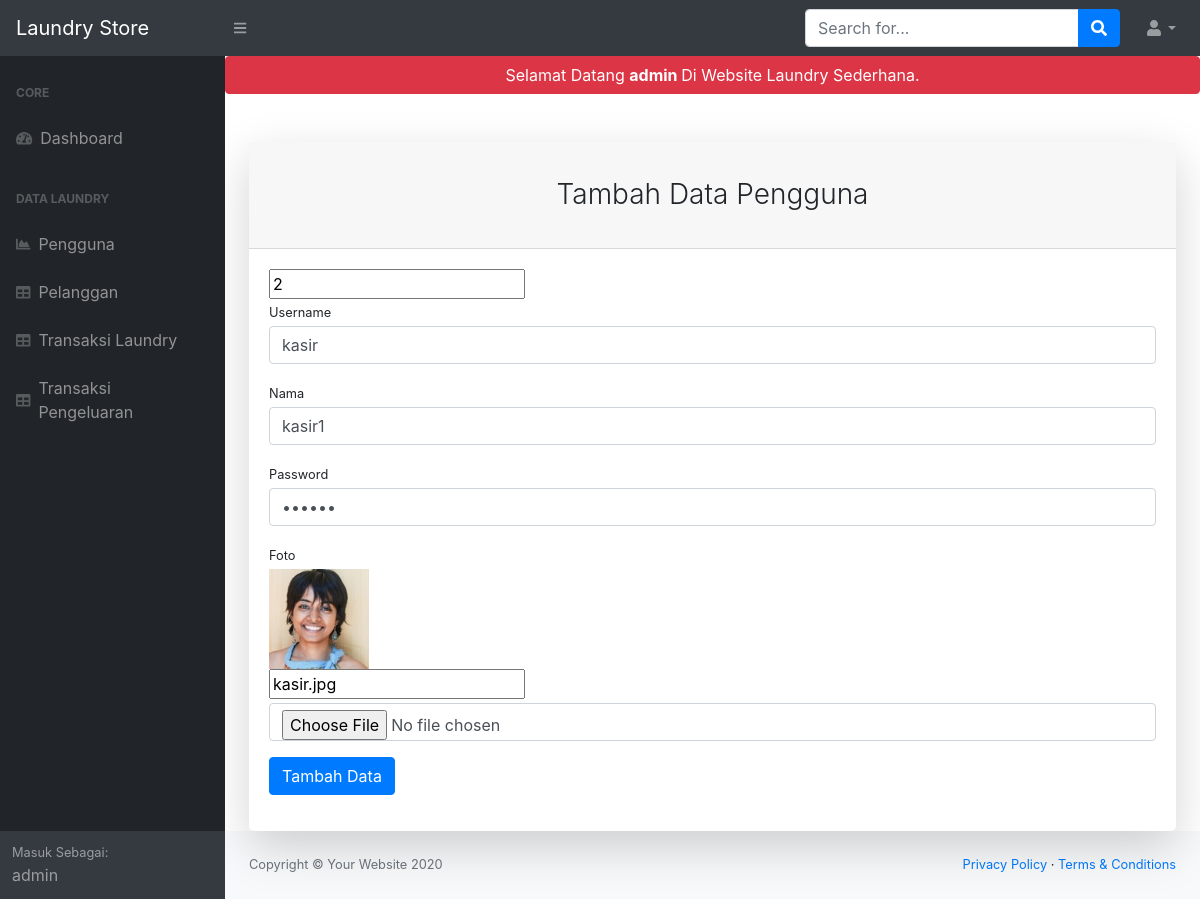
Screenshot of /?p=pengguna&aksi=ubah&id=2 (signed in) with the database file from the repository.
### tables this page shows
CREATE TABLE `tb_user` (
  `id_user` int(11) NOT NULL,
  `username` varchar(50) NOT NULL,
  `nama` varchar(50) NOT NULL,
  `password` varchar(255) NOT NULL,
  `level` varchar(30) NOT NULL,
  `foto` varchar(255) NOT NULL
);

### page/pengguna/ubah.php (the view, shortened to what this page needs)
<?php
require_once 'functions.php';
$id_pengguna = $_GET['id'];
$tampilPengguna = $koneksi->query("SELECT * FROM tb_user WHERE id_user = $id_pengguna") or die(mysqli_error($koneksi));
$dataPengguna = $tampilPengguna->fetch_assoc();
?>
<div class="card shadow-lg border-0 rounded-lg mt-5">
    <div class="card-header"><h3 class="text-center font-weight-light my-4">Tambah Data Pengguna</h3></div>
    <div class="card-body">
        <form action="" method="post" enctype="multipart/form-data">
            <input type="text" name="id_user" value="<?= $dataPengguna['id_user']; ?>">
            <div class="form-group">
                <label class="small mb-1" for="username">Username</label>
                <input class="form-control" value="<?= $dataPengguna['username']; ?>" name="username" id="username" required="" type="text"/>
            </div>
            <div class="form-group">
                <label class="small mb-1" for="nama">Nama</label>
                <input class="form-control" value="<?= $dataPengguna['nama']; ?>" required="" name="nama" id="nama" type="text"/>
            </div>
            <div class="form-group">
                <label class="small mb-1" for="password">Password</label>
                <input class="form-control" value="<?= $dataPengguna['password']; ?>" required="" name="password" id="password" type="password"/>
            </div>
            <div class="form-group">
                <label class="small mb-1" for="foto">Foto</label>
                <img src="./img/<?= $dataPengguna['foto']; ?>" width="100" style="display: block;">
                <input type="text" name="gambarLama" value="<?= $dataPengguna['foto']; ?>">
                <input class="form-control mt-1" name="foto" id="foto" type="file"/>
            </div>
            <div class="form-group">
            	<button class="btn btn-primary" type="submit" name="tambah">Tambah Data</button>
            </div>
        </form>
    </div>
</div>

### rows the page displays
tb_user: id_user "2", username "kasir", nama "kasir1", foto (picture), gambarLama "kasir.jpg"

### other values shown
$_SESSION['admin']['username'] "admin"
